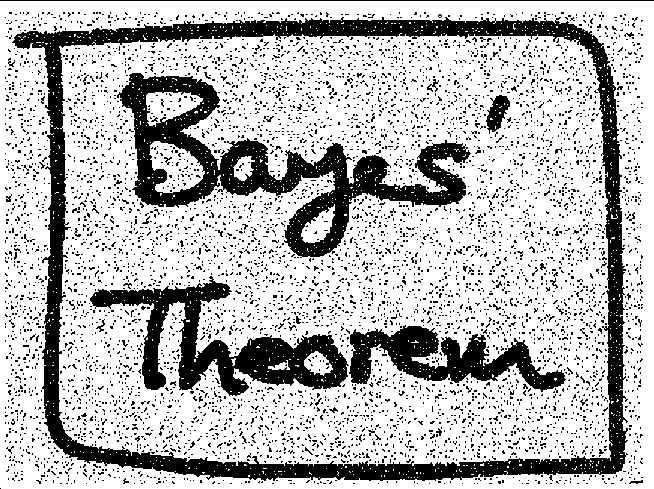
#> input picture engs106-coding5/figures/Bayes-pre-processed.png, 654 x 489 px
$ jupyter execute --allow-errors assignment5.ipynb
#> lines starting #> are read from the running program, lines starting #| are printed output that depends on the picture; after the words box and inside, x2 and y2 are one past the last pixel; in counts of white or black regions, pixels touching at a corner belong together
# Lab Assignment 5: Restoring Clean Images from Noisy Images

## Cleaning Up the Bayes' Theorem Image
Now it's your turn! It's time to design an implement your solution to clean up `./figures/Bayes-noise.png`. Use the pre-processed `./figures/Bayes-pre-processed.png`, provided. Be careful not to over-write these files. Save your cleaned up image with a different file name (for example, `./figures/Bayes-denoised.png`) to display and check your work. **DO NOT use the cautionary tale image, `./bad_figures/Bayes-incorrectly-pre-processed.png` as your starting point.**

You are welcome to copy/paste any of the starter code above in your solution.

The problem statement above is copied here for your convenience.

### Revisiting the Problem Statement:

The goal of this problem is to recover the clean image (a) from a noisy input (b). Of course, we cannot recover (a) exactly since information has been lost in the noise. The graphical model we use is a pairwise MRF as shown in (c). A pixel has four neighbors. We are going to use Markov Random Fields (MRFs) to model the distribution of natural images and restore the clean image given an noisy input image. Observed image $y_i \in \{-1,+1\}$, and $i = 1,\cdots,D$ indexes pixels in the lattice. The
original noise free image is $x_i \in \{-1, +1\}$. The noisy image $y_i$ is obtained by randomly flipping the sign of pixels with some probability (10% of pixels, in this case).

There are two types of cliques in this MRF. For $\{x_i,y_i\}$, we define the energy function as $-\eta x_i y_i\ (\eta > 0)$.  Lower energy is achieved when $x_i$ and $y_i$ have the same sign and a higher energy when they have the opposite sign. For a pair of variables $\{x_i, x_j\}$ where $i$ and $j$ are indices of neighboring pixels, we want the energy to be lower when they have the same sign than when they have opposite sign. So the energy function is $-\beta x_i j_i\ (\beta > 0)$. Lastly, we have an energy term $hx_i$ for each pixel $i$ to bias the model towards one particular sign (either $+$ or $−$).

The final energy function for the model takes the form

$E(\vec{x}\vec{y}) = h\displaystyle\sum\limits_i x_i - \beta \displaystyle\sum\limits_{\{i,j\}} x_ix_j - \eta\displaystyle\sum\limits_i x_iy_i$

which defines a joint distribution over $\vec{x}$ and $\vec{y}$ given by

$p(\vec{x},\vec{y}) = \dfrac{1}{\vec{\mathcal{Z}}}exp\{-E(\vec{x}\vec{y})\}$

Now implement Coordinate-descent algorithm as below on this:
1. Initialize $\{x_i\} (x_i = y_i)$
2. Loop over $\{x_i\}$. For each $x_i$, fix the neighborhood and see whether $−x_i$ would
decrease the energy. If so, then flip $x_i$; otherwise, continue.
3. Stop when no changes can be made for $x$.

Now make some initial guess for the parameters $h$, $\beta$, $\eta$ so that the above algorithm converges and then adjust them until you can get up to 96% recovery or better. Record your parameter values and the number of iterations when you acheived this recovery.

Save the recovered image and submit it along with your code. The clean image, noisy image, and now the pre-processed images are included in the `figures` folder : `./figures/Bayes.png`, `./figures/Bayes-noise.png`, and `./figures/Bayes-pre-processed.png`

### Write and Run your Own Code

## Import Libraries
In addition to the `IPython.display` and the `PIL` packages, if you would like to use other libraries in this notebook, please include them below.

[cell 1]
## ===============================================================
## Library Imports:
## ===============================================================
## +++++++++++++++++++++++++++++++++++++++++++++++++++++++++++
## Image display functionality
## +++++++++++++++++++++++++++++++++++++++++++++++++++++++++++
from IPython.display import Image as disp

## +++++++++++++++++++++++++++++++++++++++++++++++++++++++++++
## Pixel Manipulation
## +++++++++++++++++++++++++++++++++++++++++++++++++++++++++++
from PIL import Image

## +++++++++++++++++++++++++++++++++++++++++++++++++++++++++++
## Additional Libraries?
## +++++++++++++++++++++++++++++++++++++++++++++++++++++++++++
#### Please insert other libraries as needed.

#### I recommend to use these as well; feel free to use different / remove if unnecessary
import numpy as np
import matplotlib.pyplot as plt
import copy
import os

[cell 2]
## +++++++++++++++++++++++++++++++++++++++++++++++++++++++++++
## Load images and convert to {-1, +1}
## +++++++++++++++++++++++++++++++++++++++++++++++++++++++++++

# Load the pre-processed noisy image (binary: 0=black, 255=white)
noisy_file = Image.open('./figures/Bayes-pre-processed.png')
#> noisy_file is the input picture: PIL image 654x489 1; 73% white; 6123 black regions (6092 under 20 px), largest, box (x1, y1, x2, y2) and area: (12, 17, 628, 481) 28744, (117, 73, 471, 258) 16380, (90, 276, 349, 396) 10040
width, length = noisy_file.size
#> width = 654; length = 489

# Vectorized conversion: PIL image -> numpy array -> {-1, +1}
# np.array of a mode="1" image gives booleans; True=white=+1, False=black=-1
Y = np.where(np.array(noisy_file), 1.0, -1.0)

# Load clean reference image for evaluation
clean_file = Image.open('./figures/Bayes.png').convert(mode="1", dither=0)
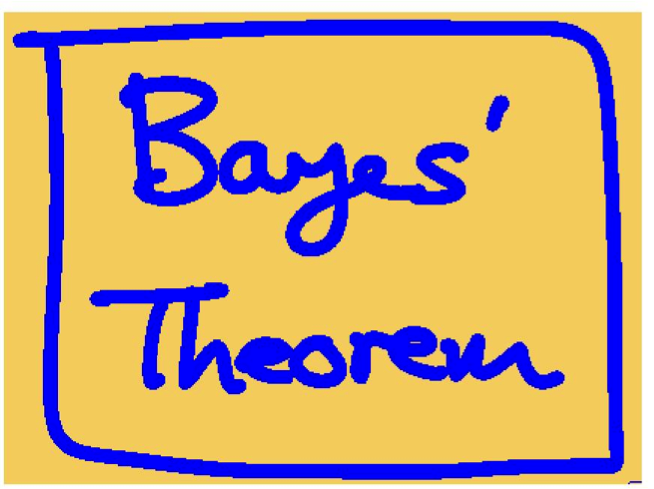
#> input picture engs106-coding5/figures/Bayes.png, 654 x 489 px
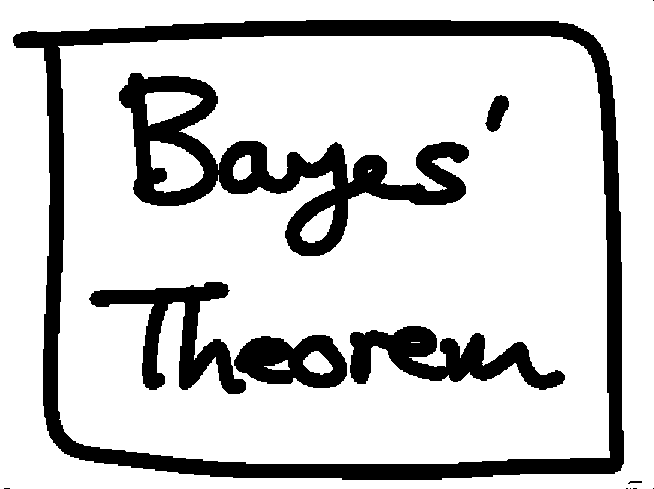
#> clean_file: PIL image 654x489 1; 80.3% white; 13 black regions (6 under 20 px), largest, box (x1, y1, x2, y2) and area: (13, 20, 624, 480) 29368, (119, 73, 469, 256) 16752, (350, 326, 565, 390) 6408
X_clean = np.where(np.array(clean_file), 1.0, -1.0)

print(f"Image size: {width} x {length}")
#| Image size: 654 x 489
print(f"Y unique values: {np.unique(Y)}")
#| Y unique values: [-1.  1.]
print(f"X_clean unique values: {np.unique(X_clean)}")
#| X_clean unique values: [-1.  1.]

[cell 3]
## +++++++++++++++++++++++++++++++++++++++++++++++++++++++++++
## Vectorized coordinate-descent (ICM) using checkerboard updates
## +++++++++++++++++++++++++++++++++++++++++++++++++++++++++++

# MRF Energy: E(x,y) = h*sum(x_i) - beta*sum_{neighbors}(x_i*x_j) - eta*sum(x_i*y_i)
# Optimal local update: x_i = sign(beta * sum_neighbors(x_j) + eta * y_i - h)

# Parameters
# h < 0 biases the model toward white (+1) pixels.
# Since the Bayes image is ~80% white background, a white bias (h=-1.0)
# helps the algorithm correctly recover noisy black pixels in white regions.
# beta controls neighbor coupling strength (spatial smoothness).
# eta controls fidelity to the observed noisy image.
h    = -1.00000000000000  # bias term (negative = bias toward white)
beta =  2.0  # neighbor coupling strength
eta  =  1.0  # observation fidelity strength

def compute_neighbor_sum(X):
    """Sum the 4 cardinal neighbors of every pixel simultaneously."""
    ns = np.zeros_like(X)
    ns[1:,  :]  += X[:-1, :]   # from above
    ns[:-1, :]  += X[1:,  :]   # from below
    ns[:,  1:]  += X[:,  :-1]  # from left
    ns[:, :-1]  += X[:,  1:]   # from right
    return ns

# Checkerboard masks so we can update half the pixels at a time
# (no two simultaneously-updated pixels are neighbors -> valid coordinate descent)
rows, cols = np.indices(Y.shape)
black = (rows + cols) % 2 == 0   # "black" squares
white = ~black                    # "white" squares

# Step 1: Initialize x = y
X = Y.copy()

# Steps 2-3: Iterate until convergence (with a max_iters guard to prevent infinite oscillation)
max_iters = 500
iteration = 0
while True:
    X_prev = X.copy()

    # --- Update black squares ---
    ns = compute_neighbor_sum(X)
    local_field = beta * ns + eta * Y - h
    X[black] = np.sign(local_field[black])

    # --- Update white squares ---
    ns = compute_neighbor_sum(X)
    local_field = beta * ns + eta * Y - h
    X[white] = np.sign(local_field[white])

    # Count flips and measure recovery
    num_flips = np.sum(X != X_prev)
    iteration += 1
    recovery = np.mean(X == X_clean) * 100
    print(f"Iteration {iteration}: flips={num_flips}, recovery={recovery:.2f}%")

    if num_flips == 0 or iteration >= max_iters:
        break
#> this loop made 166 passes
#> (num_flips, recovery) on passes 1 to 3: (26663, 94.74), (10299, 97.61), (1295, 97.88)
#| Iteration 1: flips=26663, recovery=94.74%
#| Iteration 2: flips=10299, recovery=97.61%
#| Iteration 3: flips=1295, recovery=97.88%
#| Iteration 4: flips=361, recovery=97.94%
#| Iteration 5: flips=116, recovery=97.95%
#| Iteration 6: flips=71, recovery=97.95%
#| Iteration 7: flips=39, recovery=97.96%
#| Iteration 8: flips=17, recovery=97.96%
#> (further printed lines are left out)
#> pass 1, `ns = compute_neighbor_sum(X)`:
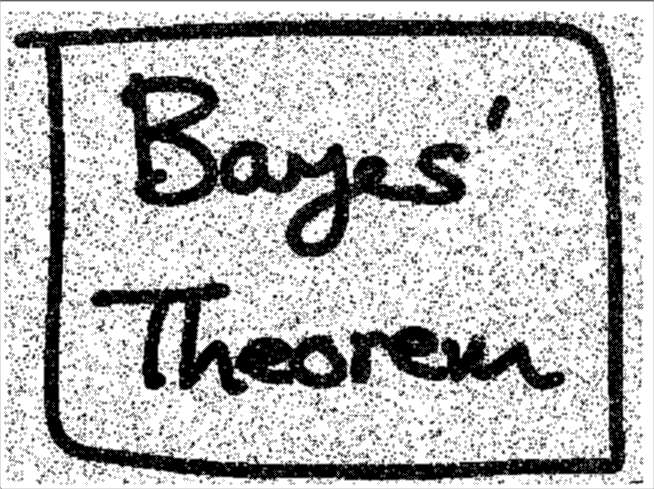
#> ns: shape (489, 654) float64; min -4, max 4, mean 1.83; drawn with min black and max white
#> pass 1, `ns = compute_neighbor_sum(X)`:
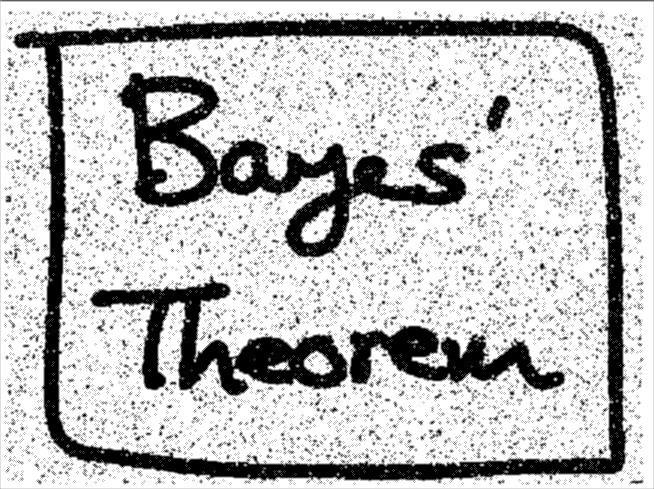
#> ns: shape (489, 654) float64; min -4, max 4, mean 2.01; drawn with min black and max white
#> after the loop:
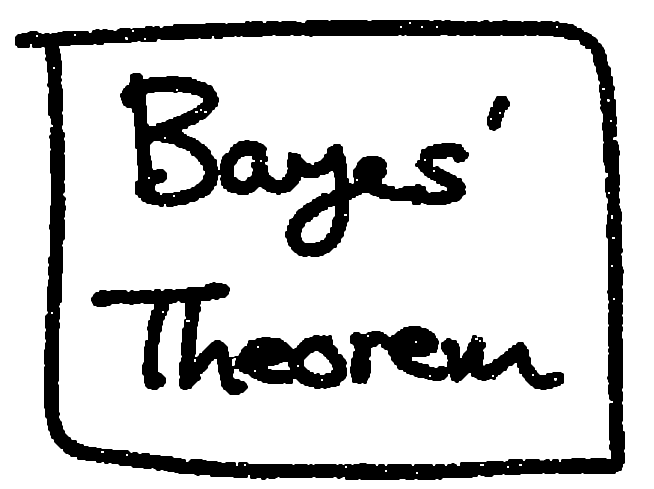
#> X: shape (489, 654) float64; min -1, max 1, mean 0.617; drawn with min black and max white
#> after the loop, iteration = 166

if iteration >= max_iters:
    print(f"\nStopped at max_iters={max_iters} (algorithm did not fully converge).")
else:
    print(f"\nConverged after {iteration} iteration(s).")
print(f"Parameters: h={h}, beta={beta}, eta={eta}")
print(f"Final recovery rate: {recovery:.2f}%")

[cell 4]
## +++++++++++++++++++++++++++++++++++++++++++++++++++++++++++
## Display and save the denoised result
## +++++++++++++++++++++++++++++++++++++++++++++++++++++++++++

# Convert X back to a PIL image (0=black, 255=white) using vectorized conversion
result_array = np.where(X == 1, 255, 0).astype(np.uint8)
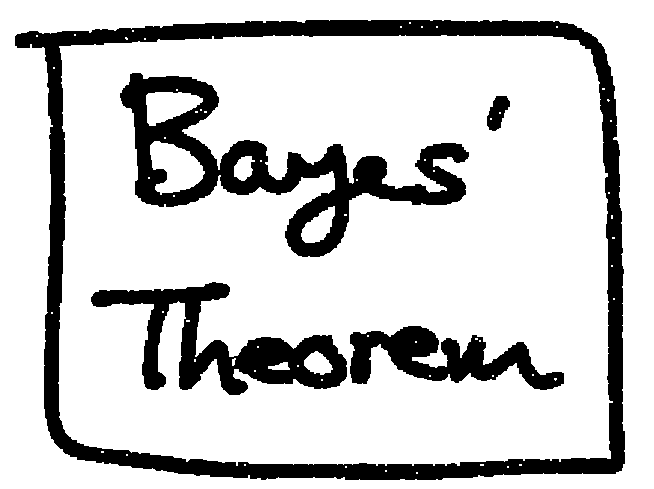
#> result_array: shape (489, 654); 80.6% white; 5 black regions, box (x1, y1, x2, y2) and area: (15, 20, 625, 480) 28857, (120, 73, 469, 257) 16491, (91, 282, 347, 395) 9964, (350, 326, 564, 390) 6336, (487, 96, 510, 131) 501
result_img = Image.fromarray(result_array, mode="L")
result_img.save('./figures/Bayes-denoised.png')

# Side-by-side comparison
#> (the rest of this cell did not finish here and is left out)
